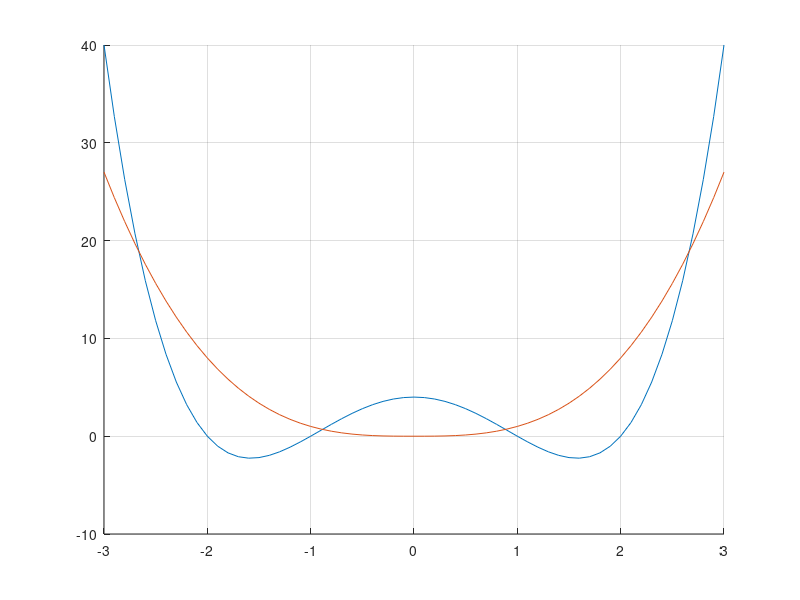

MATLAB code to generate this figure:
%Nikola Stoimenov 23/2018
disp('ShestaZadacha')

x = [-3:0.1:3];
P1 = [1, 0, -5, 0, 4];
P2 = [0, 1, 0, 0, 0];

figure;
hold on; grid on;
plot(x, polyval(P1, x));
plot(x, abs(polyval(P2, x)));
